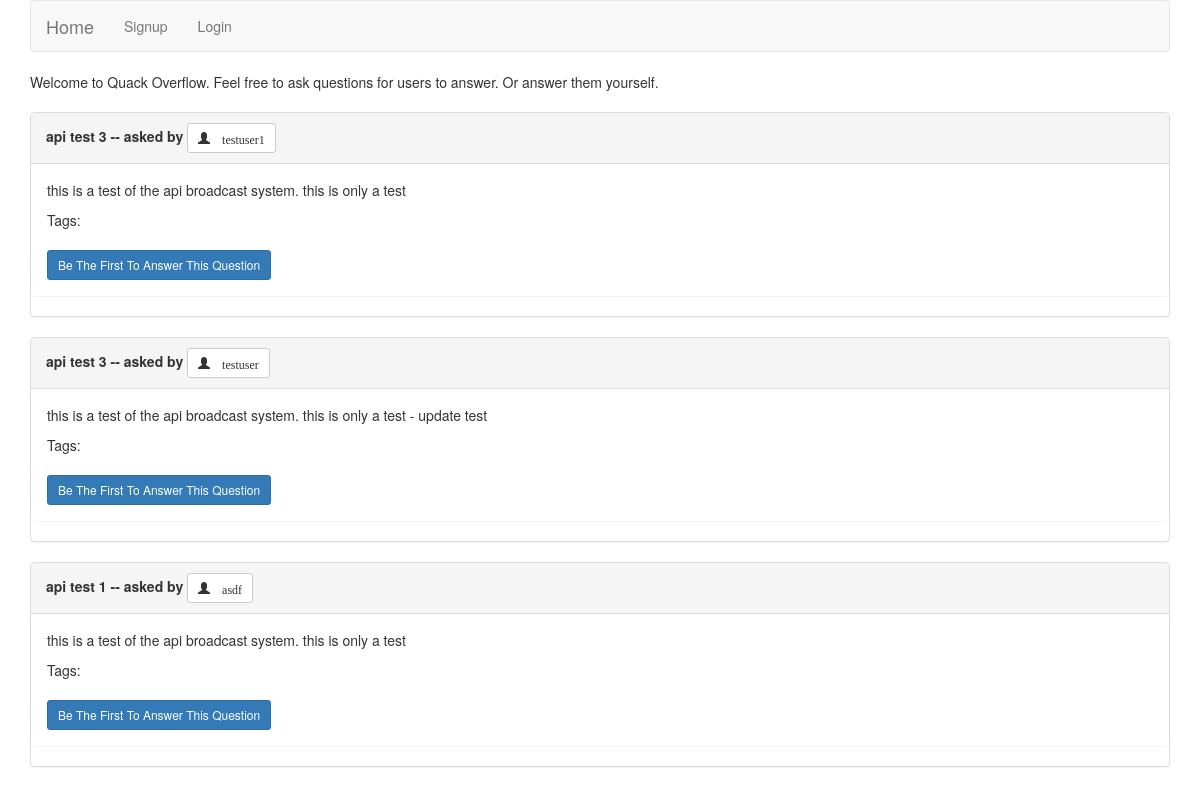
The app's page / (upper part), older data.
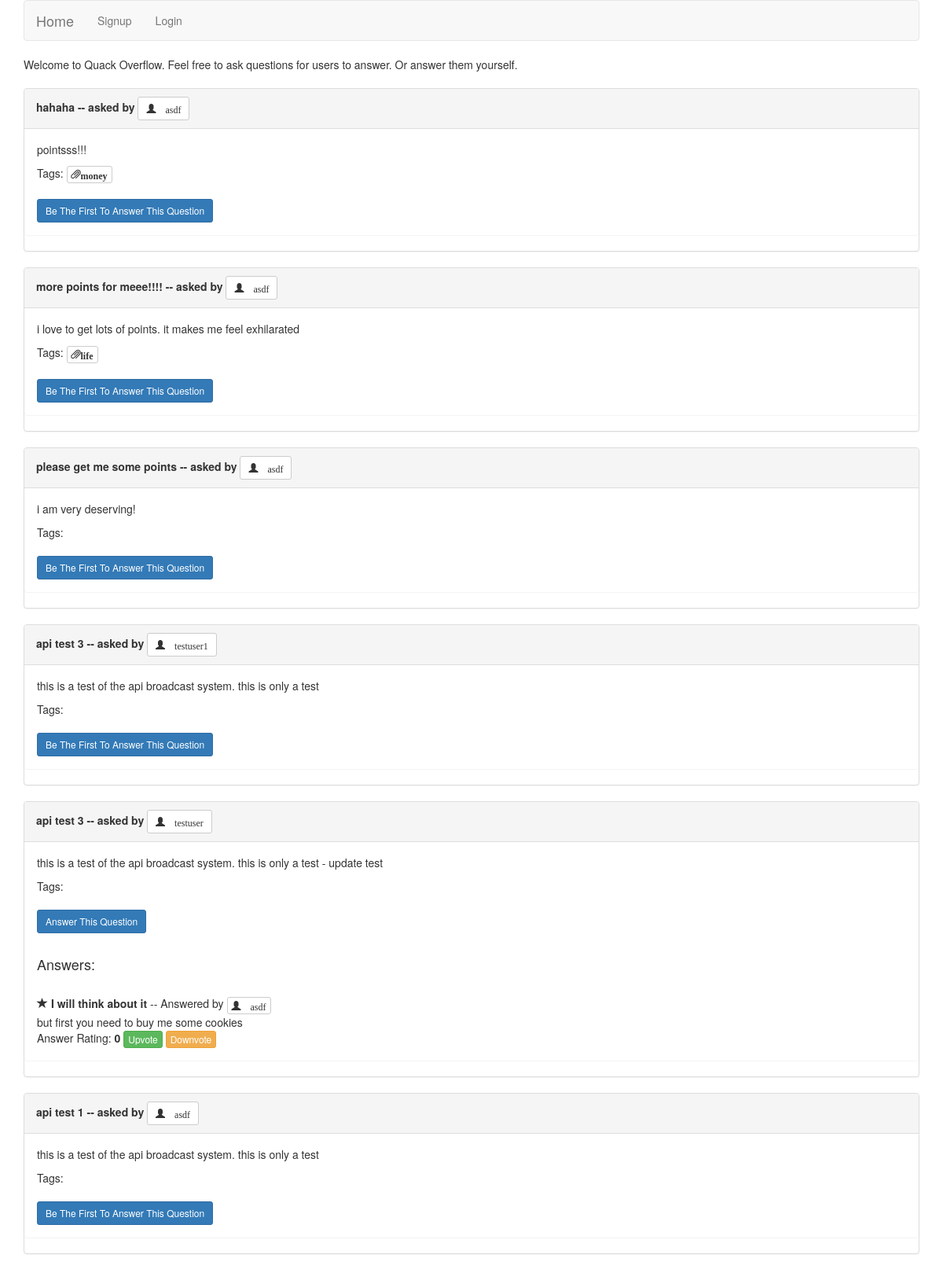
The same page, newer data.
### duckapp/models.py (models this page shows, shortened)
class Question(models.Model):
    asker = models.ForeignKey('auth.User')
    title = models.CharField(max_length=255)
    question_text = models.TextField()
    tags = models.ManyToManyField(Tag, blank=True)
    timestamp = models.DateTimeField(auto_now_add=True)
    class Meta:
        ordering = ["-timestamp"]

class Tag(models.Model):
    name = models.CharField(max_length=50)
    def __str__(self):
        return "{}".format(self.name)

class Answer(models.Model):
    answerer = models.ForeignKey('auth.User')
    question = models.ForeignKey(Question)
    answer_text = models.TextField()
    score = models.IntegerField(default=0)
    title = models.CharField(max_length=255)
    timestamp = models.DateTimeField(auto_now_add=True)
    class Meta:
        ordering = ["-score", "-timestamp"]

### duckapp/views.py (the view)
# urls.py: url(r'^$', IndexView.as_view(), name='index'),
class IndexView(ListView):
    template_name = 'index.html'
    model = Question

### duckapp/templates/index.html
{% extends 'base.html' %}
{% block content %}
<div class="container">
    <div class="col s6 m6 l6">
        Welcome to Quack Overflow. Feel free to ask questions for users to
        answer. Or answer them yourself. <br><br>
    </div>
    {% for question in object_list %}
        <div class="panel panel-default">
            <div class="panel-heading">
                <b>
                    {{ question.title }} -- asked by
                    <a href="{% url 'user_detail' question.asker.userprofile.pk %}">
                        <button type="button" class="btn btn-default btn-sm">
                            <span class="glyphicon glyphicon-user">
                                {{ question.asker }}
                            </span>
                        </button>
                    </a>
                </b>
            </div>
            <div class="panel panel-body">
                <p>{{ question.question_text}}</p>
                Tags:
                {% for tag in question.tags.all %}
                    <button type="button" class="btn btn-default btn-xs">
                        <span class="glyphicon glyphicon-paperclip" aria-hidden="true"><b>{{ tag }}</b></span>
                    </button>
                {% endfor %}
                <br>
                {% if not question.answer_set.all %}
                <br>
                    <a href="{% url 'answer_create' question.pk %}">
                        <button type="button" class="btn btn-primary btn-sm" aria-label="Left Align">
                            Be The First To Answer This Question
                        </button>
                    </a>
                {% else %}
                <br>
                    <a href="{% url 'answer_create' question.pk %}">
                        <button type="button" class="btn btn-primary btn-sm" aria-label="Left Align">
                            Answer This Question
                        </button>
                    </a>
                {% endif %}
                {% if question.answer_set.all %}
                    <br><br>
                    <h4>Answers:</h4>
                    {% for answer in question.answer_set.all %}
                        <br>
                            <span class="glyphicon glyphicon-star" aria-hidden="true"></span><b> {{ answer.title }}</b>
                            -- Answered by <a href="{% url 'user_detail' answer.answerer.userprofile.pk %}">
                                <button type="button" class="btn btn-default btn-xs">
                                    <span class="glyphicon glyphicon-user">
                                        {{ answer.answerer }}
                                    </span>
                                </button>
                            </a>
                        <br>
                        {{ answer.answer_text }}
                        <br>
                        Answer Rating: <b>{{ answer.score }}</b>
                        <a href="{% url 'upvote' answer.pk %}">
                            <button type="button" class="btn btn-success btn-xs">
                                Upvote
                            </button>
                        </a>
                        <a href="{% url 'downvote' answer.pk %}">
                            <button type="button" class="btn btn-warning btn-xs">
                                Downvote
                            </button>
                        </a>
                        <br>
                    {% endfor %}
                {% endif %}
            </div>
        </div>
    {% endfor %}
</div>
{% endblock %}

Row changes from the older to the newer data that the page shows:
added Question: title "hahaha", asker "asdf", question_text "pointsss!!!", shows "Be The First To Answer This Question"
now on this page (row unchanged): Tag: name "money", shown under "hahaha"
added Question: title "more points for meee!!!!", asker "asdf", question_text "i love to get lots of points. it makes me feel exhilarated", shows "Be The First To Answer This Question"
now on this page (row unchanged): Tag: name "life", shown under "more points for meee!!!!"
added Question: title "please get me some points", asker "asdf", question_text "i am very deserving!", shows "Be The First To Answer This Question"
computed for Question "this is a test of the api broadcast system. this is only a test - update test": text "Be The First To Answer This Question" → "Answer This Question Answers:"
added Answer: title "I will think about it", answerer "asdf", answer_text "but first you need to buy me some cookies", score "0", shown under Question "this is a test of the api broadcast system. this is only a test - update test"
